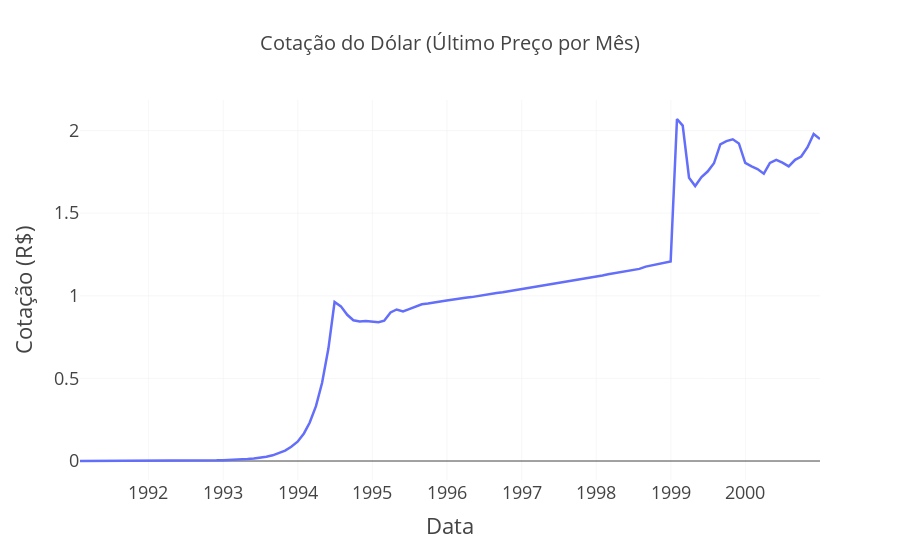

Source (notebook cell):
### Code cell
df_m = df_dol.resample("ME").last()

fig = px.line(
    df_m, 
    y="Último", 
    title="Cotação do Dólar (Último Preço por Mês)", 
    labels={"index": "Data", "Último": "Cotação (R$)"},
)

# Melhorando o layout
fig.update_traces(line=dict(width=2.5), marker=dict(size=6))
fig.update_layout(
    template="presentation",
    title=dict(x=0.5, font=dict(size=20)),
    xaxis=dict(showgrid=True, gridwidth=0.5),
    yaxis=dict(showgrid=True, gridwidth=0.5),
    hovermode="x unified"
)

fig.show()
